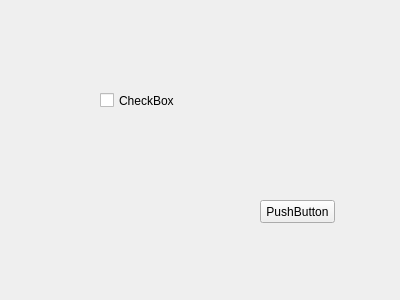
<?xml version="1.0" encoding="UTF-8"?>
<ui version="4.0">
 <class>Form</class>
 <widget class="QWidget" name="Form">
  <property name="geometry">
   <rect>
    <x>0</x>
    <y>0</y>
    <width>400</width>
    <height>300</height>
   </rect>
  </property>
  <property name="windowTitle">
   <string>Form</string>
  </property>
  <widget class="QCheckBox" name="checkBox">
   <property name="geometry">
    <rect>
     <x>100</x>
     <y>80</y>
     <width>111</width>
     <height>41</height>
    </rect>
   </property>
   <property name="text">
    <string>CheckBox</string>
   </property>
  </widget>
  <widget class="QPushButton" name="pushButton">
   <property name="geometry">
    <rect>
     <x>260</x>
     <y>200</y>
     <width>75</width>
     <height>23</height>
    </rect>
   </property>
   <property name="text">
    <string>PushButton</string>
   </property>
  </widget>
 </widget>
 <resources/>
 <connections/>
</ui>
